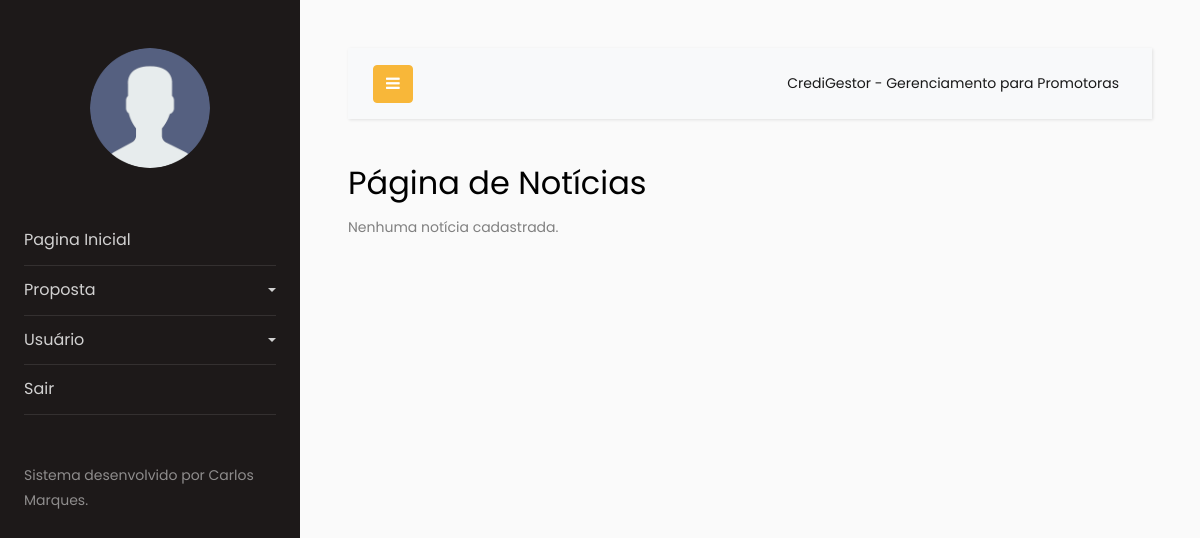
Page /noticias/ on the earlier database version.
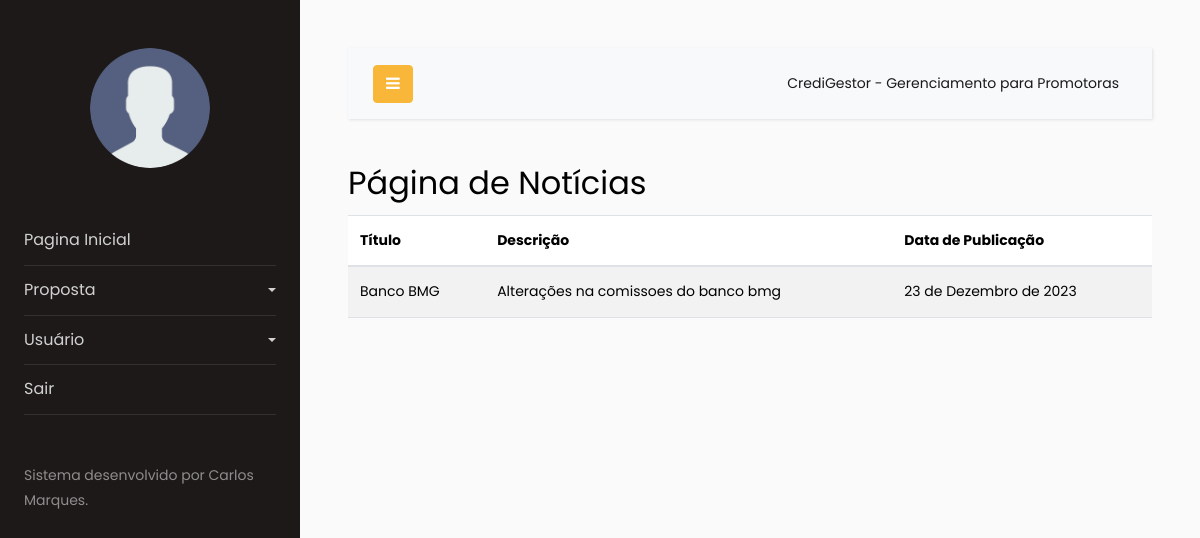
Same page on the later database version.
### main/models.py (models this page shows, shortened)
class Noticia(models.Model):
    noticia = models.CharField(max_length=50)
    descricao = models.TextField()
    data = models.DateField(auto_now=False, auto_now_add=False)

### main/views.py (the view)
# urls.py: path('noticias/', views.noticias, name='noticias'),
def noticias(request):
    lista_noticia = Noticia.objects.all()
    return render(request,'dashboard/noticias.html', {'lista_noticia':lista_noticia})

### main/templates/dashboard/noticias.html
{% extends 'dashboard/index.html' %}
{% block content %}
  <body>
    <h2>Página de Notícias</h2>
    {% if lista_noticia|length > 0 %}
      <table class="table table-striped">
        <thead>
          <tr>
            <th scope="col">Título</th>
            <th scope="col">Descrição</th>
            <th scope="col">Data de Publicação</th>
          </tr>
        </thead>
        <tbody>
          {% for noticia in lista_noticia %}
            <tr>
              <td>{{ noticia.noticia }}</td>
              <td>{{ noticia.descricao }}</td>
              <td>{{ noticia.data }}</td>
            </tr>
          {% endfor %}
        </tbody>
      </table>
    {% else %}
      <p>Nenhuma notícia cadastrada.</p>
    {% endif %}
  </body>
{% endblock %}

Differences in the rows shown:
added Noticia: noticia "Banco BMG", descricao "Alterações na comissoes do banco bmg", data "23 de Dezembro de 2023"
Other differences:
text no longer shown: "Nenhuma notícia cadastrada."
text now shown: "Título Descrição Data de Publicação"
